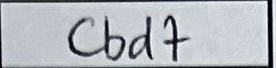
#> input picture imagesCases/Cbd7.jpeg, 276 x 68 px
$ python testSeparationCaracteres.py
#> lines starting #> are read from the running program, lines starting #| are printed output that depends on the picture; after the words box and inside, x2 and y2 are one past the last pixel; in counts of white or black regions, pixels touching at a corner belong together
import cv2 as cv

def affiche_ecran(image, titre):
    cv.imshow(titre, image)
    cv.waitKey(0)

image_case = cv.imread("imagesCases/Cbd7.jpeg", cv.IMREAD_GRAYSCALE)
#> image_case: shape (68, 276); min 0, max 255, mean 183.2
affiche_ecran(image_case, "case")
print("taille de l'image :", image_case.shape)
#| taille de l'image : (68, 276)

_,image_binarisee = cv.threshold(image_case, 85, 255, cv.THRESH_BINARY)
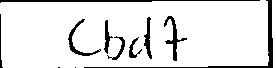
#> image_binarisee: shape (68, 276); 89.7% white; 11 black regions (2 under 20 px), largest, box (x1, y1, x2, y2) and area: (84, 0, 273, 68) 541, (0, 0, 260, 3) 413, (164, 16, 187, 61) 241
affiche_ecran(image_binarisee, "image binarisée")
